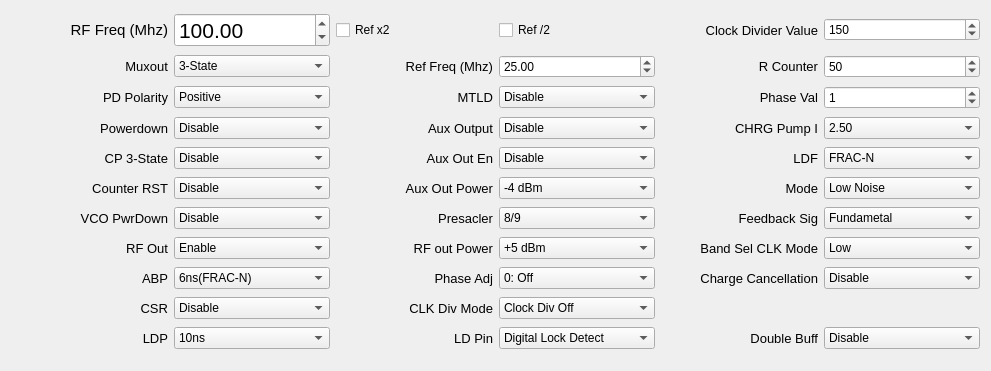
      <widget class="QWidget" name="gridLayoutWidget">
       <property name="geometry">
        <rect>
         <x>10</x>
         <y>20</y>
         <width>991</width>
         <height>371</height>
        </rect>
       </property>
       <layout class="QGridLayout" name="gridLayout_4">
        <item row="5" column="0">
         <widget class="QLabel" name="label_29">
          <property name="enabled">
           <bool>true</bool>
          </property>
          <property name="font">
           <font>
            <pointsize>10</pointsize>
           </font>
          </property>
          <property name="text">
           <string>Counter RST</string>
          </property>
          <property name="alignment">
           <set>Qt::AlignRight|Qt::AlignTrailing|Qt::AlignVCenter</set>
          </property>
         </widget>
        </item>
        <item row="8" column="1">
         <widget class="QComboBox" name="comboBox_ABP">
          <item>
           <property name="text">
            <string>6ns(FRAC-N)</string>
           </property>
          </item>
          <item>
           <property name="text">
            <string>3ns(INT-N)</string>
           </property>
          </item>
         </widget>
        </item>
        <item row="3" column="1">
         <widget class="QComboBox" name="comboBox_powerdown">
          <item>
           <property name="text">
            <string>Disable</string>
           </property>
          </item>
          <item>
           <property name="text">
            <string>Enable</string>
           </property>
          </item>
         </widget>
        </item>
        <item row="7" column="0">
         <widget class="QLabel" name="label_46">
          <property name="enabled">
           <bool>true</bool>
          </property>
          <property name="font">
           <font>
            <pointsize>10</pointsize>
           </font>
          </property>
          <property name="text">
           <string>RF Out</string>
          </property>
          <property name="alignment">
           <set>Qt::AlignRight|Qt::AlignTrailing|Qt::AlignVCenter</set>
          </property>
         </widget>
        </item>
        <item row="3" column="4">
         <widget class="QLabel" name="label_28">
          <property name="enabled">
           <bool>true</bool>
          </property>
          <property name="font">
           <font>
            <pointsize>10</pointsize>
           </font>
          </property>
          <property name="text">
           <string>CHRG Pump I</string>
          </property>
          <property name="alignment">
           <set>Qt::AlignRight|Qt::AlignTrailing|Qt::AlignVCenter</set>
          </property>
         </widget>
        </item>
        <item row="4" column="5">
         <widget class="QComboBox" name="comboBox_LDF">
          <item>
           <property name="text">
            <string>FRAC-N</string>
           </property>
          </item>
          <item>
           <property name="text">
            <string>INT-N</string>
           </property>
          </item>
         </widget>
        </item>
        <item row="5" column="3">
         <widget class="QComboBox" name="comboBox_AUX_out_power">
          <item>
           <property name="text">
            <string>-4 dBm</string>
           </property>
          </item>
          <item>
           <property name="text">
            <string>-1 dBm</string>
           </property>
          </item>
          <item>
           <property name="text">
            <string>+2 dBm</string>
           </property>
          </item>
          <item>
           <property name="text">
            <string>+5 dBm</string>
           </property>
          </item>
         </widget>
        </item>
        <item row="6" column="0">
         <widget class="QLabel" name="label_41">
          <property name="enabled">
           <bool>true</bool>
          </property>
          <property name="font">
           <font>
            <pointsize>10</pointsize>
           </font>
          </property>
          <property name="text">
           <string>VCO PwrDown</string>
          </property>
          <property name="alignment">
           <set>Qt::AlignRight|Qt::AlignTrailing|Qt::AlignVCenter</set>
          </property>
         </widget>
        </item>
        <item row="7" column="2">
         <widget class="QLabel" name="label_47">
          <property name="enabled">
           <bool>true</bool>
          </property>
          <property name="font">
           <font>
            <pointsize>10</pointsize>
           </font>
          </property>
          <property name="text">
           <string>RF out Power</string>
          </property>
          <property name="alignment">
           <set>Qt::AlignRight|Qt::AlignTrailing|Qt::AlignVCenter</set>
          </property>
         </widget>
        </item>
        <item row="7" column="4">
         <widget class="QLabel" name="label_34">
          <property name="enabled">
           <bool>true</bool>
          </property>
          <property name="font">
           <font>
            <pointsize>10</pointsize>
           </font>
          </property>
          <property name="text">
           <string>Band Sel CLK Mode</string>
          </property>
          <property name="alignment">
           <set>Qt::AlignRight|Qt::AlignTrailing|Qt::AlignVCenter</set>
          </property>
         </widget>
        </item>
        <item row="8" column="0">
         <widget class="QLabel" name="label_36">
          <property name="enabled">
           <bool>true</bool>
          </property>
          <property name="font">
           <font>
            <pointsize>10</pointsize>
           </font>
          </property>
          <property name="text">
           <string>ABP</string>
          </property>
          <property name="alignment">
           <set>Qt::AlignRight|Qt::AlignTrailing|Qt::AlignVCenter</set>
          </property>
         </widget>
        </item>
        <item row="9" column="1">
         <widget class="QComboBox" name="comboBox_CSR">
          <item>
           <property name="text">
            <string>Disable</string>
           </property>
          </item>
          <item>
           <property name="text">
            <string>Enable</string>
           </property>
          </item>
         </widget>
        </item>
        <item row="3" column="5">
         <widget class="QComboBox" name="comboBox_charge_pump_current">
          <property name="currentIndex">
           <number>7</number>
          </property>
          <item>
           <property name="text">
            <string>0.31</string>
           </property>
          </item>
          <item>
           <property name="text">
            <string>0.63</string>
           </property>
          </item>
          <item>
           <property name="text">
            <string>0.94</string>
           </property>
          </item>
          <item>
           <property name="text">
            <string>1.25</string>
           </property>
          </item>
          <item>
           <property name="text">
            <string>1.56</string>
           </property>
          </item>
          <item>
           <property name="text">
            <string>1.88</string>
           </property>
          </item>
          <item>
           <property name="text">
            <string>2.19</string>
           </property>
          </item>
          <item>
           <property name="text">
            <string>2.50</string>
           </property>
          </item>
          <item>
           <property name="text">
            <string>2.81</string>
           </property>
          </item>
          <item>
           <property name="text">
            <string>3.13</string>
           </property>
          </item>
          <item>
           <property name="text">
            <string>3.44</string>
           </property>
          </item>
          <item>
           <property name="text">
            <string>3.75</string>
           </property>
          </item>
          <item>
           <property name="text">
            <string>4.06</string>
           </property>
          </item>
          <item>
           <property name="text">
            <string>4.38</string>
           </property>
          </item>
          <item>
           <property name="text">
            <string>4.69</string>
           </property>
          </item>
          <item>
           <property name="text">
            <string>5.00</string>
           </property>
          </item>
         </widget>
        </item>
        <item row="6" column="1">
         <widget class="QComboBox" name="comboBox_vco_powerdown">
          <item>
           <property name="text">
            <string>Disable</string>
           </property>
          </item>
          <item>
           <property name="text">
            <string>Enable</string>
           </property>
          </item>
         </widget>
        </item>
        <item row="9" column="3">
         <widget class="QComboBox" name="comboBox_CLK_div_mode">
          <item>
           <property name="text">
            <string>Clock Div Off</string>
           </property>
          </item>
          <item>
           <property name="text">
            <string>Fast Lock Enable</string>
           </property>
          </item>
          <item>
           <property name="text">
            <string>Resync Enable</string>
           </property>
          </item>
          <item>
           <property name="text">
            <string>Reserved</string>
           </property>
          </item>
         </widget>
        </item>
        <item row="6" column="3">
         <widget class="QComboBox" name="comboBox_presacler">
          <property name="currentIndex">
           <number>1</number>
          </property>
          <item>
           <property name="text">
            <string>4/5</string>
           </property>
          </item>
          <item>
           <property name="text">
            <string>8/9</string>
           </property>
          </item>
         </widget>
        </item>
        <item row="0" column="1">
         <widget class="QDoubleSpinBox" name="doubleSpinBox_freq">
          <property name="font">
           <font>
            <family>MS Shell Dlg 2</family>
            <pointsize>16</pointsize>
           </font>
          </property>
          <property name="minimum">
           <double>35.000000000000000</double>
          </property>
          <property name="maximum">
           <double>4400.000000000000000</double>
          </property>
          <property name="singleStep">
           <double>0.010000000000000</double>
          </property>
          <property name="value">
           <double>100.000000000000000</double>
          </property>
         </widget>
        </item>
        <item row="2" column="1">
         <widget class="QComboBox" name="comboBox_PD_polarity">
          <property name="currentIndex">
           <number>1</number>
          </property>
          <item>
           <property name="text">
            <string>Negative</string>
           </property>
          </item>
          <item>
           <property name="text">
            <string>Positive</string>
           </property>
          </item>
         </widget>
        </item>
        <item row="1" column="1">
         <widget class="QComboBox" name="comboBox_mux_out">
          <item>
           <property name="text">
            <string>3-State</string>
           </property>
          </item>
          <item>
           <property name="text">
            <string>DVdd</string>
           </property>
          </item>
          <item>
           <property name="text">
            <string>DGND</string>
           </property>
          </item>
          <item>
           <property name="text">
            <string>R Divider</string>
           </property>
          </item>
          <item>
           <property name="text">
            <string>N Divider</string>
           </property>
          </item>
          <item>
           <property name="text">
            <string>Analog Lock Detect</string>
           </property>
          </item>
          <item>
           <property name="text">
            <string>Digital Lock Detect</string>
           </property>
          </item>
          <item>
           <property name="text">
            <string>TestMode</string>
           </property>
          </item>
         </widget>
        </item>
        <item row="4" column="2">
         <widget class="QLabel" name="label_44">
          <property name="enabled">
           <bool>true</bool>
          </property>
          <property name="font">
           <font>
            <pointsize>10</pointsize>
           </font>
          </property>
          <property name="text">
           <string>Aux Out En</string>
          </property>
          <property name="alignment">
           <set>Qt::AlignRight|Qt::AlignTrailing|Qt::AlignVCenter</set>
          </property>
         </widget>
        </item>
        <item row="4" column="0">
         <widget class="QLabel" name="label_30">
          <property name="enabled">
           <bool>true</bool>
          </property>
          <property name="font">
           <font>
            <pointsize>10</pointsize>
           </font>
          </property>
          <property name="text">
           <string>CP 3-State</string>
          </property>
          <property name="alignment">
           <set>Qt::AlignRight|Qt::AlignTrailing|Qt::AlignVCenter</set>
          </property>
         </widget>
        </item>
        <item row="4" column="4">
         <widget class="QLabel" name="label_27">
          <property name="enabled">
           <bool>true</bool>
          </property>
          <property name="font">
           <font>
            <pointsize>10</pointsize>
           </font>
          </property>
          <property name="text">
           <string>LDF</string>
          </property>
          <property name="alignment">
           <set>Qt::AlignRight|Qt::AlignTrailing|Qt::AlignVCenter</set>
          </property>
         </widget>
        </item>
        <item row="6" column="4">
         <widget class="QLabel" name="label_21">
          <property name="enabled">
           <bool>true</bool>
          </property>
          <property name="font">
           <font>
            <pointsize>10</pointsize>
           </font>
          </property>
          <property name="text">
           <string>Feedback Sig</string>
          </property>
          <property name="alignment">
           <set>Qt::AlignRight|Qt::AlignTrailing|Qt::AlignVCenter</set>
          </property>
         </widget>
        </item>
        <item row="8" column="3">
         <widget class="QComboBox" name="comboBox_phase_adjust">
          <item>
           <property name="text">
            <string>0: Off</string>
           </property>
          </item>
          <item>
           <property name="text">
            <string>1: On</string>
           </property>
          </item>
         </widget>
        </item>
        <item row="8" column="5">
         <widget class="QComboBox" name="comboBox_charge_cancellation">
          <item>
           <property name="text">
            <string>Disable</string>
           </property>
          </item>
          <item>
           <property name="text">
            <string>Enable</string>
           </property>
          </item>
         </widget>
        </item>
        <item row="0" column="0">
         <widget class="QLabel" name="label_17">
          <property name="enabled">
           <bool>true</bool>
          </property>
          <property name="font">
           <font>
            <pointsize>11</pointsize>
           </font>
          </property>
          <property name="text">
           <string>RF Freq (Mhz)</string>
          </property>
          <property name="alignment">
           <set>Qt::AlignRight|Qt::AlignTrailing|Qt::AlignVCenter</set>
          </property>
         </widget>
        </item>
        <item row="9" column="0">
         <widget class="QLabel" name="label_37">
          <property name="enabled">
           <bool>true</bool>
          </property>
          <property name="font">
           <font>
            <pointsize>10</pointsize>
           </font>
          </property>
          <property name="text">
           <string>CSR</string>
          </property>
          <property name="alignment">
           <set>Qt::AlignRight|Qt::AlignTrailing|Qt::AlignVCenter</set>
          </property>
         </widget>
        </item>
        <item row="5" column="2">
         <widget class="QLabel" name="label_45">
          <property name="enabled">
           <bool>true</bool>
          </property>
          <property name="font">
           <font>
            <pointsize>10</pointsize>
           </font>
          </property>
          <property name="text">
           <string>Aux Out Power</string>
          </property>
          <property name="alignment">
           <set>Qt::AlignRight|Qt::AlignTrailing|Qt::AlignVCenter</set>
          </property>
         </widget>
        </item>
        <item row="6" column="5">
         <widget class="QComboBox" name="comboBox_feedback">
          <property name="currentIndex">
           <number>1</number>
          </property>
          <item>
           <property name="text">
            <string>Divided</string>
           </property>
          </item>
          <item>
           <property name="text">
            <string>Fundametal</string>
           </property>
          </item>
         </widget>
        </item>
        <item row="3" column="0">
         <widget class="QLabel" name="label_31">
          <property name="enabled">
           <bool>true</bool>
          </property>
          <property name="font">
           <font>
            <pointsize>10</pointsize>
           </font>
          </property>
          <property name="text">
           <string>Powerdown</string>
          </property>
          <property name="alignment">
           <set>Qt::AlignRight|Qt::AlignTrailing|Qt::AlignVCenter</set>
          </property>
         </widget>
        </item>
        <item row="7" column="5">
         <widget class="QComboBox" name="comboBox_band_select_clk_mode">
          <item>
           <property name="text">
            <string>Low</string>
           </property>
          </item>
          <item>
           <property name="text">
            <string>High</string>
           </property>
          </item>
         </widget>
        </item>
        <item row="4" column="1">
         <widget class="QComboBox" name="comboBox_cp_3_state">
          <item>
           <property name="text">
            <string>Disable</string>
           </property>
          </item>
          <item>
           <property name="text">
            <string>Enable</string>
           </property>
          </item>
         </widget>
        </item>
        <item row="3" column="2">
         <widget class="QLabel" name="label_43">
          <property name="enabled">
           <bool>true</bool>
          </property>
          <property name="font">
           <font>
            <pointsize>10</pointsize>
           </font>
          </property>
          <property name="text">
           <string>Aux Output</string>
          </property>
          <property name="alignment">
           <set>Qt::AlignRight|Qt::AlignTrailing|Qt::AlignVCenter</set>
          </property>
         </widget>
        </item>
        <item row="1" column="0">
         <widget class="QLabel" name="label_25">
          <property name="enabled">
           <bool>true</bool>
          </property>
          <property name="font">
           <font>
            <pointsize>10</pointsize>
           </font>
          </property>
          <property name="text">
           <string>Muxout</string>
          </property>
          <property name="alignment">
           <set>Qt::AlignRight|Qt::AlignTrailing|Qt::AlignVCenter</set>
          </property>
         </widget>
        </item>
        <item row="7" column="3">
         <widget class="QComboBox" name="comboBox_RF_POWER">
          <property name="currentIndex">
           <number>3</number>
          </property>
          <item>
           <property name="text">
            <string>-4 dBm</string>
           </property>
          </item>
          <item>
           <property name="text">
            <string>-1 dBm</string>
           </property>
          </item>
          <item>
           <property name="text">
            <string>+2 dBm</string>
           </property>
          </item>
          <item>
           <property name="text">
            <string>+5 dBm</string>
           </property>
          </item>
         </widget>
        </item>
        <item row="8" column="4">
         <widget class="QLabel" name="label_35">
          <property name="enabled">
           <bool>true</bool>
          </property>
          <property name="font">
           <font>
            <pointsize>10</pointsize>
           </font>
          </property>
          <property name="text">
           <string>Charge Cancellation</string>
          </property>
          <property name="alignment">
           <set>Qt::AlignRight|Qt::AlignTrailing|Qt::AlignVCenter</set>
          </property>
         </widget>
        </item>
        <item row="4" column="3">
         <widget class="QComboBox" name="comboBox_AUX_EN">
          <item>
           <property name="text">
            <string>Disable</string>
           </property>
          </item>
          <item>
           <property name="text">
            <string>Enable</string>
           </property>
          </item>
         </widget>
        </item>
        <item row="8" column="2">
         <widget class="QLabel" name="label_22">
          <property name="enabled">
           <bool>true</bool>
          </property>
          <property name="font">
           <font>
            <pointsize>10</pointsize>
           </font>
          </property>
          <property name="text">
           <string>Phase Adj</string>
          </property>
          <property name="alignment">
           <set>Qt::AlignRight|Qt::AlignTrailing|Qt::AlignVCenter</set>
          </property>
         </widget>
        </item>
        <item row="2" column="2">
         <widget class="QLabel" name="label_42">
          <property name="enabled">
           <bool>true</bool>
          </property>
          <property name="font">
           <font>
            <pointsize>10</pointsize>
           </font>
          </property>
          <property name="text">
           <string>MTLD</string>
          </property>
          <property name="alignment">
           <set>Qt::AlignRight|Qt::AlignTrailing|Qt::AlignVCenter</set>
          </property>
         </widget>
        </item>
        <item row="2" column="0">
         <widget class="QLabel" name="label_32">
          <property name="enabled">
           <bool>true</bool>
          </property>
          <property name="font">
           <font>
            <pointsize>10</pointsize>
           </font>
          </property>
          <property name="text">
           <string>PD Polarity</string>
          </property>
          <property name="alignment">
           <set>Qt::AlignRight|Qt::AlignTrailing|Qt::AlignVCenter</set>
          </property>
         </widget>
        </item>
        <item row="5" column="1">
         <widget class="QComboBox" name="comboBox_counter_rst">
          <item>
           <property name="text">
            <string>Disable</string>
           </property>
          </item>
          <item>
           <property name="text">
            <string>Enable</string>
           </property>
          </item>
         </widget>
        </item>
        <item row="6" column="2">
         <widget class="QLabel" name="label_20">
          <property name="enabled">
           <bool>true</bool>
          </property>
          <property name="font">
           <font>
            <pointsize>10</pointsize>
           </font>
          </property>
          <property name="text">
           <string>Presacler</string>
          </property>
          <property name="alignment">
           <set>Qt::AlignRight|Qt::AlignTrailing|Qt::AlignVCenter</set>
          </property>
         </widget>
        </item>
        <item row="3" column="3">
         <widget class="QComboBox" name="comboBox_AUX_OUT">
          <item>
           <property name="text">
            <string>Disable</string>
           </property>
          </item>
          <item>
           <property name="text">
            <string>Enable</string>
           </property>
          </item>
         </widget>
        </item>
        <item row="7" column="1">
         <widget class="QComboBox" name="comboBox_RF_OUT">
          <property name="currentIndex">
           <number>1</number>
          </property>
          <item>
           <property name="text">
            <string>Disable</string>
           </property>
          </item>
          <item>
           <property name="text">
            <string>Enable</string>
           </property>
          </item>
         </widget>
        </item>
        <item row="9" column="2">
         <widget class="QLabel" name="label_39">
          <property name="enabled">
           <bool>true</bool>
          </property>
          <property name="font">
           <font>
            <pointsize>10</pointsize>
           </font>
          </property>
          <property name="text">
           <string>CLK Div Mode</string>
          </property>
          <property name="alignment">
           <set>Qt::AlignRight|Qt::AlignTrailing|Qt::AlignVCenter</set>
          </property>
         </widget>
        </item>
        <item row="2" column="3">
         <widget class="QComboBox" name="comboBox_MTLD">
          <item>
           <property name="text">
            <string>Disable</string>
           </property>
          </item>
          <item>
           <property name="text">
            <string>Enable</string>
           </property>
          </item>
         </widget>
        </item>
        <item row="1" column="2">
         <widget class="QLabel" name="label_18">
          <property name="enabled">
           <bool>true</bool>
          </property>
          <property name="font">
           <font>
            <pointsize>10</pointsize>
           </font>
          </property>
          <property name="text">
           <string>Ref Freq (Mhz)</string>
          </property>
          <property name="alignment">
           <set>Qt::AlignRight|Qt::AlignTrailing|Qt::AlignVCenter</set>
          </property>
         </widget>
        </item>
        <item row="0" column="2">
         <widget class="QCheckBox" name="checkBox_refx2">
          <property name="text">
           <string>Ref x2</string>
          </property>
         </widget>
        </item>
        <item row="0" column="3">
         <widget class="QCheckBox" name="checkBox_refdiv2">
          <property name="text">
           <string>Ref /2</string>
          </property>
         </widget>
        </item>
        <item row="1" column="4">
         <widget class="QLabel" name="label_19">
          <property name="enabled">
           <bool>true</bool>
          </property>
          <property name="font">
           <font>
            <pointsize>10</pointsize>
           </font>
          </property>
          <property name="text">
           <string>R Counter</string>
          </property>
          <property name="alignment">
           <set>Qt::AlignRight|Qt::AlignTrailing|Qt::AlignVCenter</set>
          </property>
         </widget>
        </item>
        <item row="1" column="5">
         <widget class="QSpinBox" name="spinBox_rcount">
          <property name="minimum">
           <number>1</number>
          </property>
          <property name="maximum">
           <number>1023</number>
          </property>
          <property name="value">
           <number>50</number>
          </property>
          <property name="displayIntegerBase">
           <number>10</number>
          </property>
         </widget>
        </item>
        <item row="0" column="4">
         <widget class="QLabel" name="label_38">
          <property name="enabled">
           <bool>true</bool>
          </property>
          <property name="font">
           <font>
            <pointsize>10</pointsize>
           </font>
          </property>
          <property name="text">
           <string>Clock Divider Value</string>
          </property>
          <property name="alignment">
           <set>Qt::AlignRight|Qt::AlignTrailing|Qt::AlignVCenter</set>
          </property>
         </widget>
        </item>
        <item row="0" column="5">
         <widget class="QSpinBox" name="spinBox_clock_divider">
          <property name="maximum">
           <number>4095</number>
          </property>
          <property name="value">
           <number>150</number>
          </property>
         </widget>
        </item>
        <item row="10" column="0">
         <widget class="QLabel" name="label_33">
          <property name="enabled">
           <bool>true</bool>
          </property>
          <property name="font">
           <font>
            <pointsize>10</pointsize>
           </font>
          </property>
          <property name="text">
           <string>LDP</string>
          </property>
          <property name="alignment">
           <set>Qt::AlignRight|Qt::AlignTrailing|Qt::AlignVCenter</set>
          </property>
         </widget>
        </item>
        <item row="10" column="1">
         <widget class="QComboBox" name="comboBox_LDP">
          <item>
           <property name="text">
            <string>10ns</string>
           </property>
          </item>
          <item>
           <property name="text">
            <string>6ns</string>
           </property>
          </item>
         </widget>
        </item>
        <item row="5" column="4">
         <widget class="QLabel" name="label_24">
          <property name="enabled">
           <bool>true</bool>
          </property>
          <property name="font">
           <font>
            <pointsize>10</pointsize>
           </font>
          </property>
          <property name="text">
           <string>Mode</string>
          </property>
          <property name="alignment">
           <set>Qt::AlignRight|Qt::AlignTrailing|Qt::AlignVCenter</set>
          </property>
         </widget>
        </item>
        <item row="5" column="5">
         <widget class="QComboBox" name="comboBox_mode">
          <item>
           <property name="text">
            <string>Low Noise</string>
           </property>
          </item>
          <item>
           <property name="text">
            <string>Reserved</string>
           </property>
          </item>
          <item>
           <property name="text">
            <string>Reserved</string>
           </property>
          </item>
          <item>
           <property name="text">
            <string>Low spur</string>
           </property>
          </item>
         </widget>
        </item>
        <item row="10" column="2">
         <widget class="QLabel" name="label_40">
          <property name="enabled">
           <bool>true</bool>
          </property>
          <property name="font">
           <font>
            <pointsize>10</pointsize>
           </font>
          </property>
          <property name="text">
           <string>LD Pin</string>
          </property>
          <property name="alignment">
           <set>Qt::AlignRight|Qt::AlignTrailing|Qt::AlignVCenter</set>
          </property>
         </widget>
        </item>
        <item row="10" column="3">
         <widget class="QComboBox" name="comboBox_LDPIN">
          <property name="currentIndex">
           <number>1</number>
          </property>
          <item>
           <property name="text">
            <string>Low</string>
           </property>
          </item>
          <item>
           <property name="text">
            <string>Digital Lock Detect</string>
           </property>
          </item>
          <item>
           <property name="text">
            <string>Low</string>
           </property>
          </item>
          <item>
           <property name="text">
            <string>High</string>
           </property>
          </item>
         </widget>
        </item>
        <item row="10" column="5">
         <widget class="QComboBox" name="comboBox_double_buff">
          <item>
           <property name="text">
            <string>Disable</string>
           </property>
          </item>
          <item>
           <property name="text">
            <string>Enable</string>
           </property>
          </item>
         </widget>
        </item>
        <item row="10" column="4">
         <widget class="QLabel" name="label_26">
          <property name="enabled">
           <bool>true</bool>
          </property>
          <property name="font">
           <font>
            <pointsize>10</pointsize>
           </font>
          </property>
          <property name="text">
           <string>Double Buff</string>
          </property>
          <property name="alignment">
           <set>Qt::AlignRight|Qt::AlignTrailing|Qt::AlignVCenter</set>
          </property>
         </widget>
        </item>
        <item row="2" column="4">
         <widget class="QLabel" name="label_23">
          <property name="enabled">
           <bool>true</bool>
          </property>
          <property name="font">
           <font>
            <pointsize>10</pointsize>
           </font>
          </property>
          <property name="text">
           <string>Phase Val</string>
          </property>
          <property name="alignment">
           <set>Qt::AlignRight|Qt::AlignTrailing|Qt::AlignVCenter</set>
          </property>
         </widget>
        </item>
        <item row="2" column="5">
         <widget class="QSpinBox" name="spinBox_phase_val">
          <property name="maximum">
           <number>4095</number>
          </property>
          <property name="singleStep">
           <number>1</number>
          </property>
          <property name="value">
           <number>1</number>
          </property>
         </widget>
        </item>
        <item row="1" column="3">
         <widget class="QDoubleSpinBox" name="doubleSpinBox_ref">
          <property name="minimum">
           <double>10.000000000000000</double>
          </property>
          <property name="maximum">
           <double>250.000000000000000</double>
          </property>
          <property name="value">
           <double>25.000000000000000</double>
          </property>
         </widget>
        </item>
       </layout>
      </widget>
